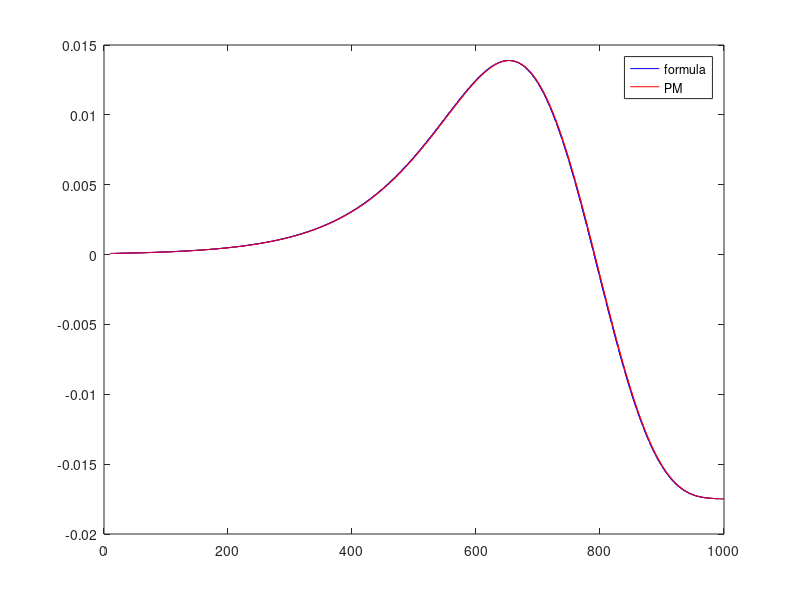

Reproduce this figure in MATLAB. (Note: this script raises an error after producing the figure.)
close all;clc;

Ts = 0.05;
X_ref = 60/3.6*0:Ts:50;  % time=0:Ts:Tsim
N = 20;

for i=1:length(X_ref)
    X_along_horizon = X_ref(i:i+N);
    
    shape = 2.4;
    dx1 = 25;
    dx2 = 21.95;
    dy1 = 4.05;
    dy2 = 5.7;
    Xs1 = 27.19;
    Xs2 = 56.45;

    DLCoffset = 0;

    z1 = shape/dx1*(X_along_horizon - DLCoffset - Xs1) - shape/2;
    z2 = shape/dx2*(X_along_horizon - DLCoffset - Xs2) - shape/2;

    YawRef_along_horizon = atan( dy1*(1./cosh(z1)).^2*(1.2/dx1) - dy2*(1./cosh(z2)).^2*(1.2/dx2));
    Y_along_horizon = dy1/2*(1+tanh(z1)) - dy2/2*(1+tanh(z2));

    % PM
    K_along_horizon_PM = -((dy1.*shape.^2.*tanh(shape./2 - (shape.*(X_along_horizon - DLCoffset - Xs1))./dx1).*(tanh(shape./2 - (shape.*(X_along_horizon - DLCoffset - Xs1))./dx1).^2 - 1))./dx1.^2 - (dy2.*shape.^2.*tanh(shape./2 - (shape.*(X_along_horizon - DLCoffset - Xs2))./dx2).*(tanh(shape./2 - (shape.*(X_along_horizon - DLCoffset - Xs2))./dx2).^2 - 1))./dx2.^2)./(((dy1.*shape.*(tanh(shape./2 - (shape.*(X_along_horizon - DLCoffset - Xs1))./dx1).^2 - 1))./(2.*dx1) - (dy2.*shape.*(tanh(shape./2 - (shape.*(X_along_horizon - DLCoffset - Xs2))./dx2).^2 - 1))./(2.*dx2)).^2 + 1).^(3./2);

    DX = diff(X_along_horizon) / Ts; 
    DX = [DX, DX(end)];
    DY = diff(Y_along_horizon) / Ts;
    D2Y = diff(DY) / Ts; 
    DY = [DY, DY(end)];
    D2Y = [D2Y, D2Y(end), D2Y(end)];
    K_along_horizon = DX.*D2Y./(DX.^2+DY.^2).^(3/2);
    
    
    
    if (~mod(i,10))
        plot(i:i+N,K_along_horizon,'b'); hold on; plot(i:i+N,K_along_horizon_PM,'r')
        legend({'formula','PM'})
    end
    
    pause(0.01)
    % figure;plot(K_along_horizon-K_along_horizon_PM)
    % plot(K_along_horizon-K_along_horizon_PM)
end

